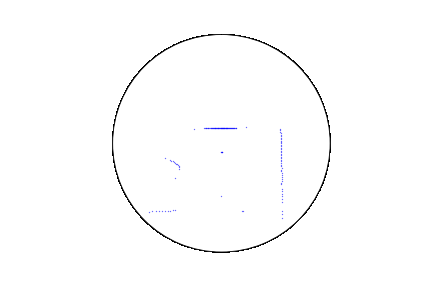
#> input picture testingData/0.png, 432 x 288 px
$ jupyter execute --allow-errors lidarProcessing.ipynb
#> lines starting #> are read from the running program, lines starting #| are printed output that depends on the picture; after the words box and inside, x2 and y2 are one past the last pixel; in counts of white or black regions, pixels touching at a corner belong together
[cell 1]
def visualize(filename):
    # Load Data from txt files
    dataX = []
    dataY = []
    print(filename)
    with open(filename, 'r') as f:
        input = f.read()
        output = []
        for i in input.splitlines():
            dataX.append(i.split(', ')[0])
            dataY.append(i.split(', ')[1])

    # Visualize Data
    import math
    import matplotlib.pyplot as plt
    import numpy as np

    ax = plt.subplot(projection='polar')
    ax.grid(False)

    # print(lidarData)
    dataX = [float(d)/180 * math.pi for d in dataX]
    dataY = [float(d )for d in dataY]
    ax.plot(dataX, dataY, "b.", markersize = 0.5)
    ax.set_theta_direction(-1)
    ax.set_rmax(1800)
    ax.set_yticklabels([])
    ax.set_xticklabels([])
    ax.set_theta_offset(np.pi / 2.0)
    plt.savefig(filename.replace(".txt", ".png"))
    plt.show()
#> (the rest of this cell did not finish here and is left out)

[cell 2]
import cv2 as cv
from PIL import Image as im

# Open image with opencv
I1 = cv.cvtColor(cv.imread("0.png"), cv.COLOR_RGB2GRAY)
#> I1: shape (288, 432); min 0, max 255, mean 252.9
I2 = cv.cvtColor(cv.imread("1.png"), cv.COLOR_RGB2GRAY)
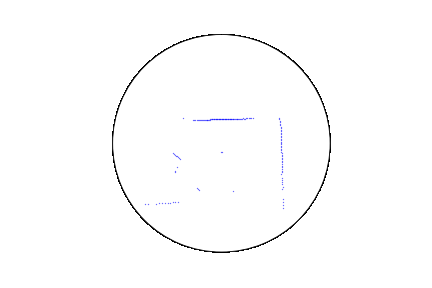
#> input picture testingData/1.png, 432 x 288 px
#> I2: shape (288, 432); min 0, max 255, mean 252.9

points1 = cv.cornerHarris(I1, 1, 1, 0.4)
points2 = cv.cornerHarris(I2, 1, 1, 0.4)

print(points1.shape)
#| (288, 432)
for i in range(288):
    for j in range(432):
        if points1[i][j] != 0:
            points1[i][j] = 255
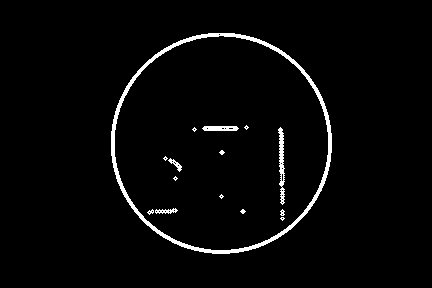
#> points1: shape (288, 432) float32; 2.7% white; 15 white regions (8 under 20 px), largest, box (x1, y1, x2, y2) and area: (111, 33, 332, 254) 2645, (278, 127, 285, 205) 301, (202, 126, 239, 131) 165


data = im.fromarray(points1)

data.show()

# cv.imwrite("r.png", points1)
# cv.waitKey(0)

# print(points1)
